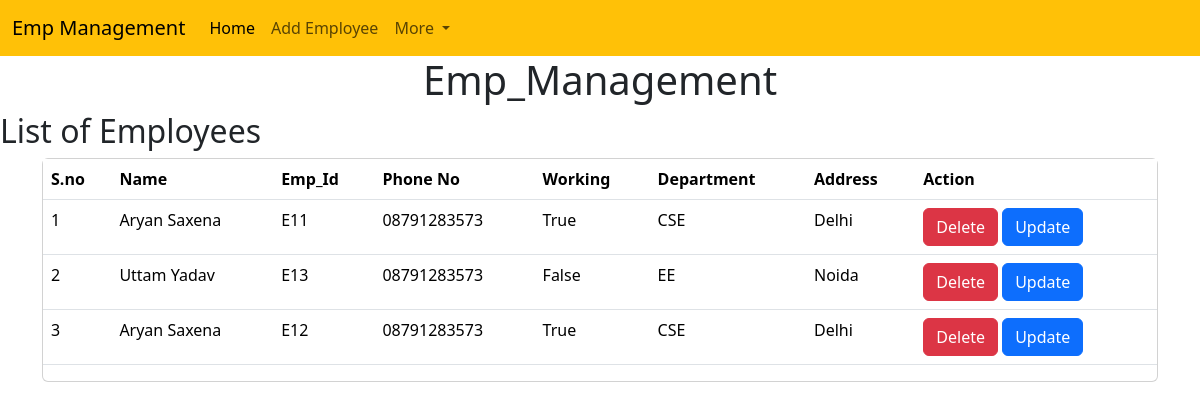
The page /emp/home/ on the database its author committed.
### emp/models.py (models this page shows)
class Emp(models.Model):
    name = models.CharField(max_length=200)
    emp_id = models.CharField(max_length=200)
    phone = models.CharField(max_length=200)
    address = models.CharField(max_length=200)
    working = models.BooleanField(default=True)
    department = models.CharField(max_length=200)

### emp/views.py (the view)
# urls.py: path('home/',views.home),
def home(request):
    emp=Emp.objects.all()
    return render(request,"home.html",{'emp':emp})

### templates/home.html (shortened to what this page needs)
<!doctype html>
<html lang="en">
  <head>
    <link href="https://cdn.jsdelivr.net/npm/bootstrap@5.3.1/dist/css/bootstrap.min.css" rel="stylesheet">
  </head>
  <body>
    {% include 'navbar.html' %}
    <h1 class="text-center">Emp_Management</h1>
    <h2>List of Employees</h2>
    <div class="container">
      <div class="row">
        <div class="col-md-12">
          <div class="card">
            <div class="card_body">
              <table class="table">
                <thead>
                  <tr>
                    <th >S.no</th>
                    <th >Name</th>
                    <th >Emp_Id</th>
                    <th >Phone No</th>
                    <th >Working</th>
                    <th >Department</th>
                    <th >Address</th>
                    <th> Action</th>
                  </tr>
                </thead>
                <tbody>
                    {% for e in emp %}
                    <tr>
                    <td>{{forloop.counter}}</td>
                    <td>{{e.name}}</td>
                    <td>{{e.emp_id}}</td>
                    <td>{{e.phone}}</td>
                    <td>{{e.working}}</td>
                    <td>{{e.department}}</td>
                    <td>{{e.address}}</td>
                    <td>
                      <a href="/emp/delete-emp/{{e.id}}" class="btn btn-danger">Delete</a>
                      <a href="/emp/update-emp/{{e.id}}" class="btn btn-primary">Update</a>
                    </td>
                  </tr>
                    {% endfor %}
                </tbody>
              </table>
            </div>
          </div>
        </div>
      </div>
    </div>
  </body>
</html>

### templates/navbar.html (shortened to what this page needs)
<nav class="navbar navbar-expand-lg bg-body-dark bg-warning">
    <div class="container-fluid">
      <a class="navbar-brand" href="#">Emp Management</a>
      <div class="collapse navbar-collapse" id="navbarSupportedContent">
        <ul class="navbar-nav me-auto mb-2 mb-lg-0">
          <li class="nav-item">
            <a class="nav-link active" aria-current="page" href="/emp/home/">Home</a>
          </li>
          <li class="nav-item">
            <a class="nav-link" href="/emp/add-emp/">Add Employee</a>
          </li>
          <li class="nav-item dropdown">
            <a class="nav-link dropdown-toggle" href="#" role="button" data-bs-toggle="dropdown" aria-expanded="false">
              More
            </a>
          </li>
        </ul>
      </div>
    </div>
  </nav>

### rows shown on the page
Emp: name "Aryan Saxena", emp_id "E11", phone "08791283573", working "True", department "CSE", address "Delhi"
Emp: name "Uttam Yadav", emp_id "E13", phone "08791283573", working "False", department "EE", address "Noida"
Emp: name "Aryan Saxena", emp_id "E12", phone "08791283573", working "True", department "CSE", address "Delhi"
